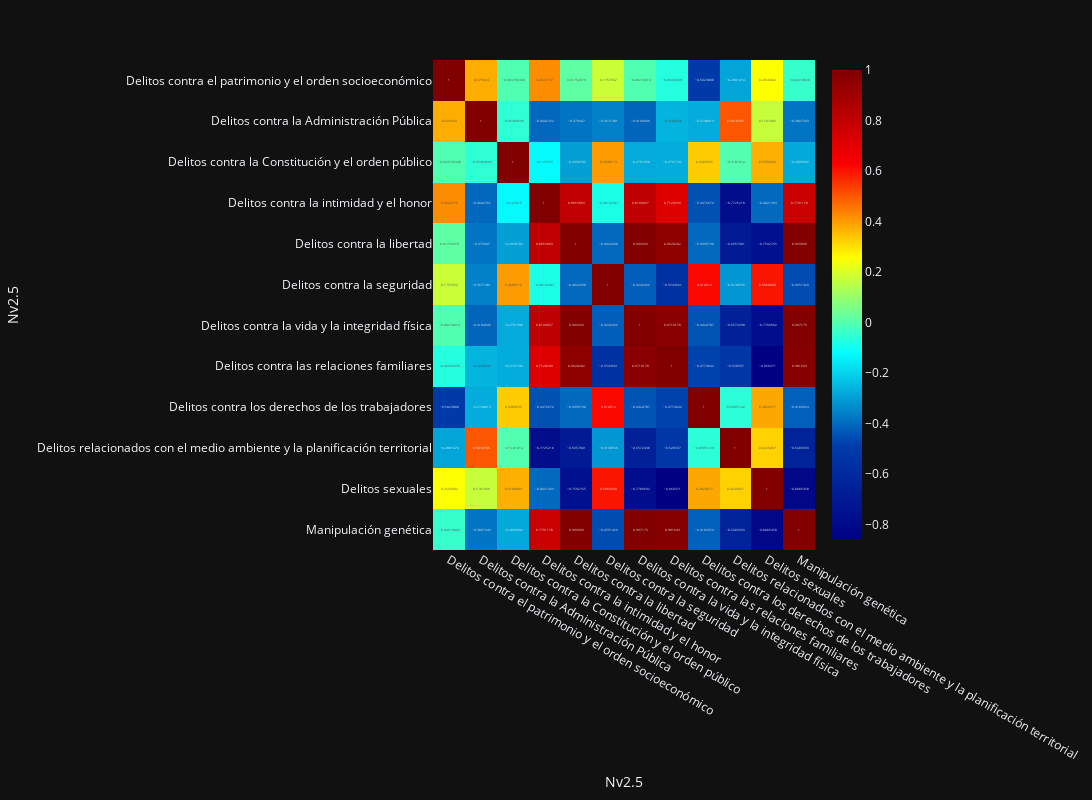

Notebook code for this chart:
### Code cell
# Incremento anual delitos en términos relativos
delitos_tipo_pt_2['Incremento'] = delitos_tipo_pt_2['Total'] - delitos_tipo_pt_2['Total'].shift(1)
delitos_tipo_pt_2['Incremento'] = delitos_tipo_pt_2['Incremento'].fillna(0)

# Incremento anual delitos en términos relativos
delitos_tipo_pt_2['Incremento%'] = (delitos_tipo_pt_2['Total'] - delitos_tipo_pt_2['Total'].shift(1)) / delitos_tipo_pt_2['Total'].shift(1) * 100
delitos_tipo_pt_2['Incremento%'] = delitos_tipo_pt_2['Incremento%'].fillna(0)

# Matriz de correlación entre delitos

delit_subset = delitos_tipo_pt_2[["Nv2.5","Periodo", "Incremento"]]
corr_delit = delit_subset.pivot(index="Periodo",columns="Nv2.5",values="Incremento")
corr_delit = corr_delit.corr()

fig = px.imshow(corr_delit, text_auto=True, aspect="auto", color_continuous_scale="Jet")
fig.update_layout(template="plotly_dark", width=1200, height=800)
# fig.update_xaxes(tickmode="array", tickvals=[])
fig.update_yaxes(tickfont=dict(size=12))

### Figure 1 — Plotly figure (JSON) as saved in the notebook; plotly's stock layout.template omitted (floating-point values rounded to 4 significant figures; data arrays with more than 128 entries replaced by an {"elided": "..."} marker saying what was removed)
{"data": [{"coloraxis": "coloraxis", "hovertemplate": "Nv2.5: %{x}<br>Nv2.5: %{y}<br>color: %{z}<extra></extra>", "name": "0", "texttemplate": "%{z}", "type": "heatmap", "x": ["Delitos contra el patrimonio y el orden socioeconómico", "Delitos contra la Administración Pública", "Delitos contra la Constitución y el orden público", "Delitos contra la intimidad y el honor", "Delitos contra la libertad", "Delitos contra la seguridad", "Delitos contra la vida y la integridad física", "Delitos contra las relaciones familiares", "Delitos contra los derechos de los trabajadores", "Delitos relacionados con el medio ambiente y la planificación territorial", "Delitos sexuales", "Manipulación genética"], "xaxis": "x", "y": ["Delitos contra el patrimonio y el orden socioeconómico", "Delitos contra la Administración Pública", "Delitos contra la Constitución y el orden público", "Delitos contra la intimidad y el honor", "Delitos contra la libertad", "Delitos contra la seguridad", "Delitos contra la vida y la integridad física", "Delitos contra las relaciones familiares", "Delitos contra los derechos de los trabajadores", "Delitos relacionados con el medio ambiente y la planificación territorial", "Delitos sexuales", "Manipulación genética"], "yaxis": "y", "z": {"elided": "12x12 float values"}}], "layout": {"coloraxis": {"colorscale": [[0, "rgb(0,0,131)"], [0.2, "rgb(0,60,170)"], [0.4, "rgb(5,255,255)"], [0.6, "rgb(255,255,0)"], [0.8, "rgb(250,0,0)"], [1, "rgb(128,0,0)"]]}, "height": 800, "margin": {"t": 60}, "width": 1200, "xaxis": {"anchor": "y", "domain": [0, 1], "title": {"text": "Nv2.5"}}, "yaxis": {"anchor": "x", "autorange": "reversed", "domain": [0, 1], "tickfont": {"size": 12}, "title": {"text": "Nv2.5"}}}}
